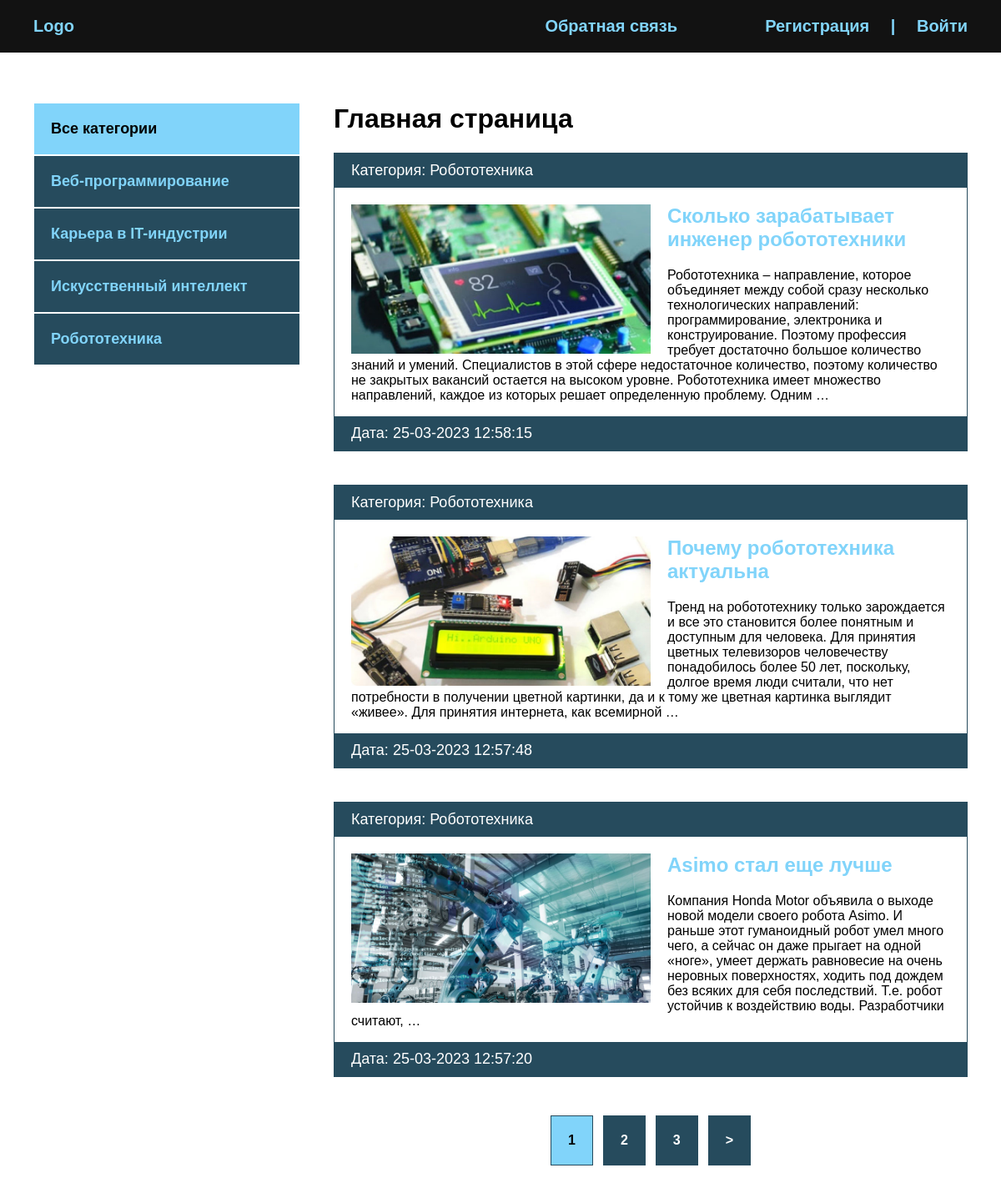
The page / on the database its author committed.
### blog/models.py (models this page shows, shortened)
class Category(models.Model):
    name = models.CharField(max_length=100, verbose_name='Категория')
    slug = models.SlugField(max_length=200, unique=True, verbose_name="URL")
    def __str__(self):
        return self.name
    def get_absolute_url(self):
        return reverse('category', kwargs={'cat_slug': self.slug})
    class Meta:
        verbose_name = "Категория"
        verbose_name_plural = "Категории"

class Blog(models.Model):
    title = models.CharField(max_length=255, verbose_name='Название')
    slug = models.SlugField(max_length=255, unique=True, verbose_name='URL')
    content = models.TextField(blank=True, verbose_name='Контент')
    photo = models.ImageField(upload_to="photos/%Y/%m/%d/", blank=True, verbose_name='Фото')
    time_created = models.DateTimeField(auto_now_add=True, verbose_name="Дата публикации")
    time_update = models.DateTimeField(auto_now=True, verbose_name='Дата обновления')
    is_published = models.BooleanField(default=True, verbose_name='Опубликовано')
    cat = models.ForeignKey('Category', on_delete=models.PROTECT, verbose_name='Категория')
    def get_absolute_url(self):
        return reverse('post', kwargs={'post_slug': self.slug})
    class Meta:
        verbose_name = "Новость"
        verbose_name_plural = "Новости"
        ordering = ['-time_created']

### blog/views.py (the view)
# urls.py: path('', BlogHome.as_view(), name='index'),
class BlogHome(DataMixin, ListView):
    model = Blog
    template_name = 'blog/index.html'
    context_object_name = 'posts'
    def get_context_data(self, *, object_list=None, **kwargs):
        context = super().get_context_data(**kwargs)
        c_def = self.get_user_context(title='Главная страница')
        return dict(list(context.items()) + list(c_def.items()))
    def get_queryset(self):
        return Blog.objects.filter(is_published=True).select_related('cat')

### blog/utils.py (called while the page is built)
    def get_user_context(self, **kwargs):
        context = kwargs
        cats = Category.objects.annotate(Count('blog'))
        user_menu = menu.copy()
        if not self.request.user.is_authenticated:
            user_menu.pop(0)
        context['menu'] = user_menu
        context['cats'] = cats
        if 'cat_selected' not in context:
            context['cat_selected'] = 0
        return context

### blog/templates/blog/index.html
{% extends 'blog/base.html' %}
{% block content %}
{% load static %}
<h1>{{ title }}</h1>
<ul>
    {% for p in posts %}
    <li>
        <p class="first">Категория: {{ p.cat }}</p>
        <div class="text">
            {% if p.photo %}
                <img src="{{ p.photo.url }}" alt="" class="image">
            {% else %}
                <img src="{% static 'blog/default.jpg' %}" alt="" class="image">
            {% endif %}
            <h2>
                <a href="{{ p.get_absolute_url }}">
                    {{ p.title }}
                </a>
            </h2>
            <p>{{ p.content|striptags|truncatewords:50 }}</p>
        </div>
        <p class="date">Дата: {{ p.time_update|date:"d-m-Y H:i:s" }}</p>
    </li>
    {% endfor %}
</ul>
{% endblock %}

### blog/templates/blog/base.html (shortened to what this page needs)
{% load static %}
{% load blog_tags %}
<!DOCTYPE html>
<html lang="en">
<head>
    <link rel="stylesheet" href="{% static 'css/style.css' %}">
</head>
<body>
    <div class="header">
        <div class="wrap">
            <ul class="mainmenu">
                <li class="logo"><a href="{% url 'index' %}">Logo</a></li>
                {% for m in menu %}
                <li class="last"><a href="{% url m.url_name %}">{{ m.title }}</a></li>
                {% endfor %}
                {% if request.user.is_authenticated %}
                <li class="last">{{ user.username }} | <a href="{% url 'logout' %}">Выйти</a></li>
                {% else %}
                <li class="last">
                    <a href="{% url 'register' %}">Регистрация</a> | <a href="{% url 'login' %}">Войти</a>
                </li>
                {% endif %}
            </ul>
        </div>
    </div>
    <div class="content">
        <div class="wrap">
            <div class="sidebar">
                <ul>
                    {% if cat_selected == 0 %}
                    <li class="selected">Все категории</li>
                    {% else %}
                    <li><a href="{% url 'index' %}">Все категории</a></li>
                    {% endif %}
                    {% for c in cats %}
                        {% if c.blog__count > 0 %}
                            {% if c.pk == cat_selected %}
                            <li class="selected">{{ c.name }}</li>
                            {% else %}
                            <li><a href="{{ c.get_absolute_url }}">{{ c.name }}</a></li>
                            {% endif %}
                        {% endif %}
                    {% endfor %}
                </ul>
            </div>
            <div class="main">
                {% block content %}
                {% endblock %}
                {% if page_obj.has_other_pages %}
                <div>
                    <ul class="list-pages">
                        {% for p in paginator.page_range %}
                            {% if page_obj.number == p %}
                            <li class="page-num page-num-selected">{{ p }}</li>
                            {% elif p >= page_obj.number|add:-2 and p <= page_obj.number|add:2 %}
                            <li class="page-num">
                                <a href="?page={{ p }}">{{ p }}</a>
                            </li>
                            {% endif %}
                        {% endfor %}
                        {% if page_obj.has_next %}
                        <li class="page-num">
                            <a href="?page={{ page_obj.next_page_number }}">&gt;</a>
                        </li>
                        {% endif %}
                    </ul>
                </div>
                {% endif %}
            </div>
        </div>
    </div>
</body>
</html>

### blog/static/css/style.css (style rules this page uses)
body { margin: 0; padding: 0; background: #264b5d; font-family: Verdana, Geneva, Tahoma, sans-serif; }
.wrap { max-width: 1200px; margin: 0 auto; }
.content .wrap { background: #FFF; padding: 40px; box-sizing: border-box; display: flex; }
ul { list-style: none; margin: 0; padding: 0; }
a { color: #81d4fa; text-decoration: none; padding: 20px; }
.header { background: #121212; }
.mainmenu { display: flex; align-items: center; font-size: 20px; font-weight: bold; padding: 20px; justify-content: space-between; }
.logo { flex-basis: 40%; }
.last { flex-basis: 30%; text-align: right; color: #81d4fa; }
.sidebar ul { width: 320px; margin-right: 40px; margin-top: 20px; }
.sidebar a { padding: 20px; display: block; border: 1px solid #FFF; background: #264b5d; font-weight: bold; font-size: 18px; }
.selected { font-size: 18px; padding: 20px; border: 1px solid #FFF; font-weight: bold; background: #81d4fa; }
.main li { border: 1px solid #264b5d; margin-bottom: 40px; }
.first, .date { padding: 10px 20px; background: #264b5d; font-size: 18px; color: #FFF; margin: 0; }
.image { float: left; margin-right: 20px; max-width: 50%; }
.text { padding: 20px 20px 0; }
.text h2 { margin-top: 0; }
.text a { padding-left: 0; }
.list-pages { display: flex; justify-content: center; }
.list-pages .page-num-selected { background: #81d4fa; padding: 20px; }
.list-pages a { background: #264b5d; padding: 20px; display: block; color: #FFF; }
.page-num { margin: 6px; font-weight: bold; }
.last a { display: inline; }

### rows shown on the page
Category: name "Веб-программирование"
Category: name "Карьера в IT-индустрии"
Category: name "Искусственный интеллект"
Category: name "Робототехника"
Blog: cat "Робототехника", photo (picture), title "Сколько зарабатывает инженер робототехники", content "Робототехника – направление, которое объединяет между собой сразу несколько технологических направлений: программирование, электроника и конструирование. Поэтому профессия требует достаточно большое количество знаний и умений. Специалистов в этой сфере недостаточное количество, поэтому количество не закрытых вакансий остается на высоком уровне. Робототехника имеет множество направлений, каждое из которых решает определенную проблему. Одним …", time_update "25-03-2023 12:58:15"
Blog: cat "Робототехника", photo (picture), title "Почему робототехника актуальна", content "Тренд на робототехнику только зарождается и все это становится более понятным и доступным для человека. Для принятия цветных телевизоров человечеству понадобилось более 50 лет, поскольку, долгое время люди считали, что нет потребности в получении цветной картинки, да и к тому же цветная картинка выглядит «живее». Для принятия интернета, как всемирной …", time_update "25-03-2023 12:57:48"
Blog: cat "Робототехника", title "Asimo стал еще лучше", content "Компания Honda Motor объявила о выходе новой модели своего робота Asimo. И раньше этот гуманоидный робот умел много чего, а сейчас он даже прыгает на одной «ноге», умеет держать равновесие на очень неровных поверхностях, ходить под дождем без всяких для себя последствий. Т.е. робот устойчив к воздействию воды. Разработчики считают, …", time_update "25-03-2023 12:57:20"

### other values the page prints
{{ m.title }} "Обратная связь"
{{ title }} "Главная страница"
{{ p }} "1"
{{ p }} "2" "3"
